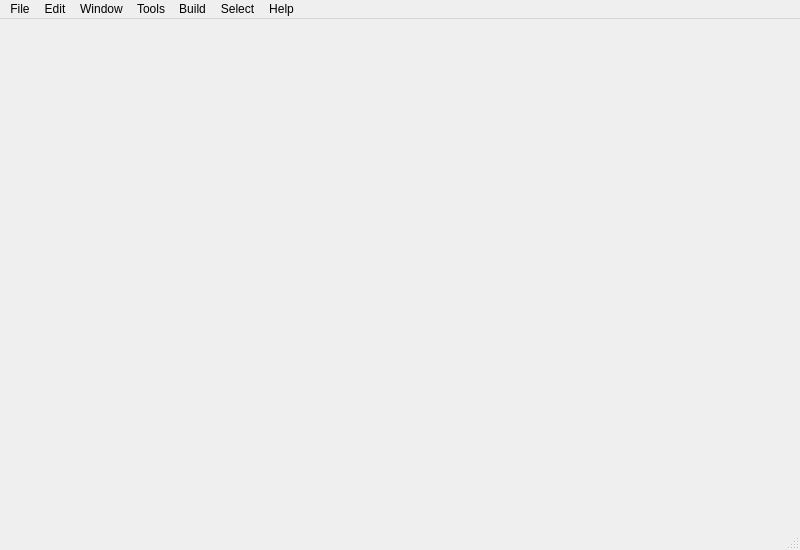
<?xml version="1.0" encoding="UTF-8"?>
<ui version="4.0">
 <class>MainWindow</class>
 <widget class="QMainWindow" name="MainWindow">
  <property name="geometry">
   <rect>
    <x>0</x>
    <y>0</y>
    <width>800</width>
    <height>550</height>
   </rect>
  </property>
  <property name="windowTitle">
   <string>MainWindow</string>
  </property>
  <widget class="QWidget" name="centralwidget">
   <property name="maximumSize">
    <size>
     <width>800</width>
     <height>201</height>
    </size>
   </property>
  </widget>
  <widget class="QMenuBar" name="menubar">
   <property name="geometry">
    <rect>
     <x>0</x>
     <y>0</y>
     <width>800</width>
     <height>21</height>
    </rect>
   </property>
   <widget class="QMenu" name="menuFile">
    <property name="title">
     <string>File</string>
    </property>
    <addaction name="actionNew"/>
    <addaction name="actionOpen"/>
    <addaction name="actionSave"/>
   </widget>
   <widget class="QMenu" name="menuEdit">
    <property name="title">
     <string>Edit</string>
    </property>
   </widget>
   <widget class="QMenu" name="menuWindow">
    <property name="title">
     <string>Window</string>
    </property>
   </widget>
   <widget class="QMenu" name="menuTools">
    <property name="title">
     <string>Tools</string>
    </property>
   </widget>
   <widget class="QMenu" name="menuBuild">
    <property name="title">
     <string>Build</string>
    </property>
   </widget>
   <widget class="QMenu" name="menuSelect">
    <property name="title">
     <string>Select</string>
    </property>
   </widget>
   <widget class="QMenu" name="menuHelp">
    <property name="title">
     <string>Help</string>
    </property>
   </widget>
   <addaction name="menuFile"/>
   <addaction name="menuEdit"/>
   <addaction name="menuWindow"/>
   <addaction name="menuTools"/>
   <addaction name="menuBuild"/>
   <addaction name="menuSelect"/>
   <addaction name="menuHelp"/>
  </widget>
  <widget class="QStatusBar" name="statusbar"/>
  <action name="actionNew">
   <property name="text">
    <string>New</string>
   </property>
  </action>
  <action name="actionOpen">
   <property name="text">
    <string>Open</string>
   </property>
  </action>
  <action name="actionSave">
   <property name="text">
    <string>Save</string>
   </property>
  </action>
 </widget>
 <resources/>
 <connections/>
</ui>
